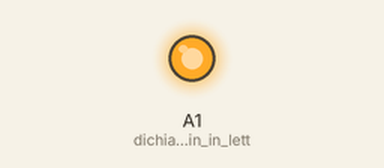
Simulated run of this sketch. Board: Arduino Uno, built with avr-gcc and run on an emulated ATmega328P. On the bench: output pins drawn as LEDs (lit = HIGH).

Above: at 0.1 s.
Timing chart, 0 to 1.6 s (numbered marks = the images above):
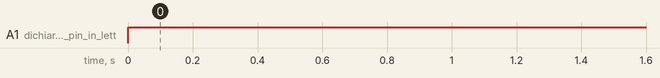

The sketch:

prova_analog.ino
```cpp
int analogValue;
void setup() {
  // put your setup code here, to run once:
  Serial.begin(9600);
  pinMode(A1, OUTPUT);   //dichiarazione pin in lettura
  //pinMode(A1, OUTPUT);  //dichiarazione pin output
}

void loop() {
  analogValue = 1000;
  /*for(int i=0;i<100;i++) {
    analogValue += analogRead(A0);
    delay(1);
  }
  analogValue /= 100;*/

  digitalWrite(A1,HIGH);
  delay(1000);
}
```

Measured:
- by itself, A1 (dichiarazione_pin_in_lett): LOW → HIGH at 0.00 s
